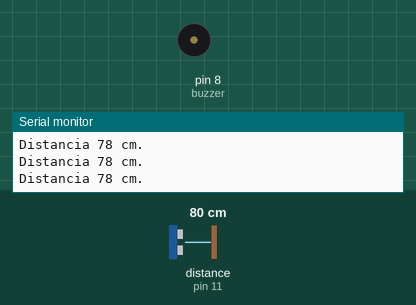
Bench run of a sketch on a simulated Arduino Uno, built with avr-gcc and run on an emulated ATmega328P. Shown: buzzer (waves = sounding, pin HIGH), the last lines printed to the serial monitor. Wiring (inferred from the names in the program): ultrasonic range finder: trigger pin 10; echo pin 11. The test bench sets the inputs (shaded band); at power-on: distance to the obstacle (sensor on pin 11) 80 cm. The echo pulse lasts 58.3 µs per cm; pins used as bus, display or sensor lines are not drawn.

Above: at 1.2 s.
1.3 s: distance to the obstacle (sensor on pin 11) set to 72 cm
At 2.5 s:
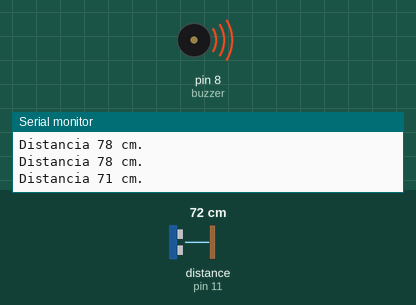
4.3 s: distance to the obstacle (sensor on pin 11) set to 2 cm
Timing chart, 0 to 13.3 s (numbered marks = the images above; inputs shaded):
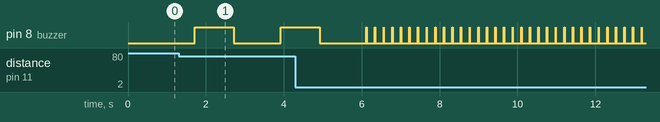

Measured:
- the behaviour switches between 76 and 75 cm on distance to the obstacle (sensor on pin 11) (found by bisection; images 0 and 1)
- after the input at 1.3 s, pin 8 (buzzer): LOW → HIGH after 0.41 s, → LOW 1.0 s later, → HIGH 1.2 s later

The sketch:

Ej6-buzzer_y_hc_sr04.ino
```cpp
#define trig 10
#define echo 11
#define buzzer 8
int distancia, duracion;

void setup()
{
  Serial.begin(9600);
  pinMode(trig, OUTPUT);
  pinMode(echo, INPUT);
  pinMode(buzzer, OUTPUT);
}

void loop()
{
  digitalWrite(trig, HIGH);
  delayMicroseconds(10);
  digitalWrite(trig, LOW);

  duracion = pulseIn(echo, HIGH);

  // calcula la DISTANCIA
  distancia = (duracion*0.034/2);
  Serial.print("Distancia ");
  Serial.print(distancia);
  Serial.println(" cm.");
  delay(200);

  rangoDistancia();
}

// controla rango distancia del objeto y emite sonido
void rangoDistancia()
{
  if (distancia < 10){
    digitalWrite(buzzer, HIGH);
    delay(10);
    digitalWrite(buzzer, LOW);
    delay(10);
  }
  else if (distancia < 25){
    digitalWrite(buzzer, HIGH);
    delay(100);
    digitalWrite(buzzer, LOW);
    delay(100);
  }
  else if (distancia < 50){
    digitalWrite(buzzer, HIGH);
    delay(400);
    digitalWrite(buzzer, LOW);
    delay(400);
  }
  else if (distancia < 75){
    digitalWrite(buzzer, HIGH);
    delay(1000);
    digitalWrite(buzzer, LOW);
    delay(1000);
  }
  else{
    digitalWrite(buzzer, LOW);
    delay(10);
  }

}
```
